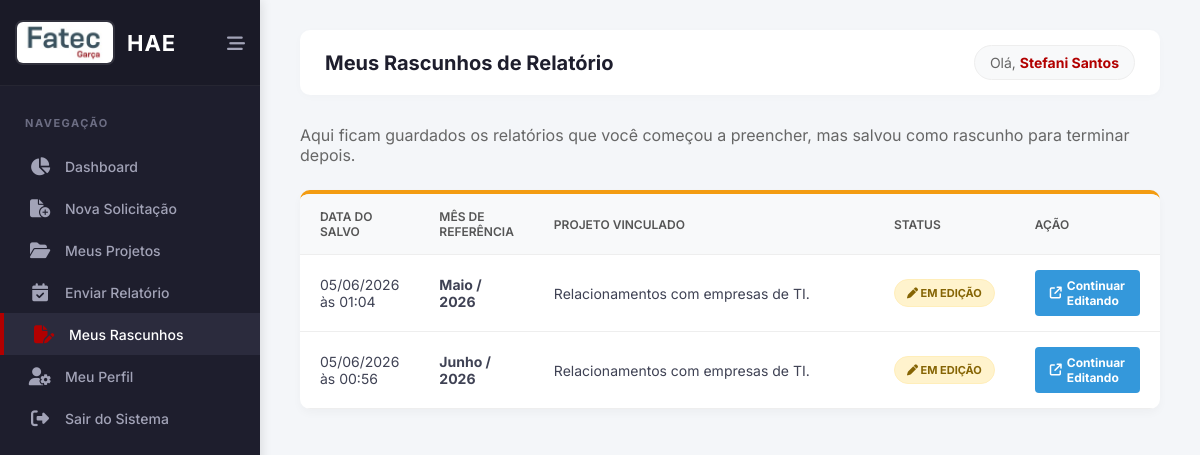
Page /meus_rascunhos.php (signed in) on the committed database.
### tables this page shows
CREATE TABLE `relatorios_hae` (
  `id` int(11) NOT NULL,
  `solicitacao_id` int(11) NOT NULL,
  `mes_referencia` int(11) NOT NULL,
  `ano_referencia` int(11) NOT NULL,
  `acoes_realizadas` text NOT NULL,
  `status` enum('Rascunho','Publicado') DEFAULT 'Rascunho',
  `data_envio` timestamp NOT NULL DEFAULT current_timestamp()
);

CREATE TABLE `solicitacoes_hae` (
  `id` int(11) NOT NULL,
  `professor_id` int(11) NOT NULL,
  `coordenador_alvo_id` int(11) DEFAULT NULL,
  `coordenador_indicado_id` int(11) DEFAULT NULL,
  `coordenador_id` int(11) DEFAULT NULL,
  `diretor_id` int(11) DEFAULT NULL,
  `parecer_coordenador` text DEFAULT NULL,
  `data_aprovacao_coordenador` date DEFAULT NULL,
  `data_parecer_coordenador` date DEFAULT NULL,
  `semestre` varchar(10) NOT NULL,
  `quantidade_horas` int(11) NOT NULL,
  `horas_aprovadas` int(11) DEFAULT NULL,
  `titulo_projeto` varchar(150) NOT NULL,
  `projeto_anterior` tinyint(1) DEFAULT 0,
  `nome_projeto_anterior` varchar(150) DEFAULT NULL,
  `objetivos_escola` text DEFAULT NULL,
  `horas_aula` int(11) NOT NULL,
  `horas_atividade` int(11) NOT NULL,
  `horas_especificas` int(11) NOT NULL,
  `total_semanal` int(11) NOT NULL,
  `total_mensal` int(11) NOT NULL,
  `categoria` varchar(255) NOT NULL,
  `justificativa` text NOT NULL,
  `objetivo` text NOT NULL,
  `metodologia` text NOT NULL,
  `envolvidos` text NOT NULL,
  `recursos_necessarios` set('Financeiro','Físico','Humano') NOT NULL,
  `detalhamento_recursos` text DEFAULT NULL,
  `cronograma` text NOT NULL,
  `resultados_esperados` text NOT NULL,
  `status_aprovacao` enum('Pendente','Aprovado','Rejeitado','Devolvido') DEFAULT 'Pendente',
  `status_coordenador` varchar(20) DEFAULT 'Pendente',
  `status_diretor` varchar(20) DEFAULT 'Pendente',
  `parecer_diretor` text DEFAULT NULL,
  `data_aprovacao_diretor` date DEFAULT NULL,
  `assinatura_coordenador` varchar(255) DEFAULT NULL,
  `assinatura_diretor` varchar(255) DEFAULT NULL,
  `data_criacao` timestamp NOT NULL DEFAULT current_timestamp()
);

### meus_rascunhos.php (the view, shortened to what this page needs)
<?php
require 'config/conexao.php';
$usuario_id = $_SESSION['usuario_id'];
$meses = [1=>'Janeiro', 2=>'Fevereiro', 3=>'Março', 4=>'Abril', 5=>'Maio', 6=>'Junho', 7=>'Julho', 8=>'Agosto', 9=>'Setembro', 10=>'Outubro', 11=>'Novembro', 12=>'Dezembro'];
$sql = "SELECT r.*, s.titulo_projeto
        FROM relatorios_hae r
        JOIN solicitacoes_hae s ON r.solicitacao_id = s.id
        WHERE s.professor_id = ? AND r.status = 'Rascunho'
        ORDER BY r.data_envio DESC";
$stmt = $pdo->prepare($sql);
$stmt->execute([$usuario_id]);
$rascunhos = $stmt->fetchAll(PDO::FETCH_ASSOC);
$pagina_atual = basename($_SERVER['PHP_SELF']);
?>
<!DOCTYPE html>
<html lang="pt-BR">
<head>
    <link rel="stylesheet" href="assets/css/painel.css">
    <link rel="stylesheet" href="https://cdnjs.cloudflare.com/ajax/libs/font-awesome/6.4.0/css/all.min.css">
</head>
<body>
<aside class="sidebar" id="sidebar">
        <div class="sidebar-header">
            <a href="painel.php" class="brand">
                <img src="img/cps_fatecgarca_logo.jfif" alt="Logo Fatec">
                <h2 class="brand-text">HAE</h2>
            </a>
            <button class="collapse-btn" id="collapse-btn" title="Minimizar Menu">
                <i class="fa-solid fa-bars-staggered"></i>
            </button>
        </div>
        <nav class="menu">
            <div class="menu-title">Navegação</div>
            <ul>
                <li>
                    <a href="painel.php" class="<?php echo ($pagina_atual == 'painel.php') ? 'active' : ''; ?>">
                        <i class="fa-solid fa-chart-pie"></i> <span class="menu-text">Dashboard</span>
                    </a>
                </li>
                <?php if ($_SESSION['usuario_funcao'] == 'Professor'): ?>
                    <li>
                        <a href="nova_solicitacao.php" class="<?php echo ($pagina_atual == 'nova_solicitacao.php') ? 'active' : ''; ?>">
                            <i class="fa-solid fa-file-circle-plus"></i> <span class="menu-text">Nova Solicitação</span>
                        </a>
                    </li>
                    <li>
                        <a href="meus_projetos.php" class="<?php echo ($pagina_atual == 'meus_projetos.php') ? 'active' : ''; ?>">
                            <i class="fa-solid fa-folder-open"></i> <span class="menu-text">Meus Projetos</span>
                        </a>
                    </li>
                    <li>
                        <a href="enviar_relatorio.php" class="<?php echo ($pagina_atual == 'enviar_relatorio.php') ? 'active' : ''; ?>">
                            <i class="fa-solid fa-calendar-check"></i> <span class="menu-text">Enviar Relatório</span>
                        </a>
                    </li>
                    <li>
                        <a href="meus_rascunhos.php" class="<?php echo ($pagina_atual == 'meus_rascunhos.php') ? 'active' : ''; ?>">
                            <i class="fa-solid fa-file-pen"></i> <span class="menu-text">Meus Rascunhos</span>
                        </a>
                    </li>
                <?php endif; ?>
                <li>
                    <a href="perfil.php" class="<?php echo ($pagina_atual == 'perfil.php') ? 'active' : ''; ?>">
                        <i class="fa-solid fa-user-gear"></i> <span class="menu-text">Meu Perfil</span>
                    </a>
                </li>
                <li>
                    <a href="logout.php" class="logout-link">
                        <i class="fa-solid fa-right-from-bracket"></i> <span class="menu-text">Sair do Sistema</span>
                    </a>
                </li>
            </ul>
        </nav>
    </aside>
    <main class="main-content">
        <header class="header">
            <div class="header-top">
                <h1>Meus Rascunhos de Relatório</h1>
            </div>
            <div class="user-info">Olá, <strong><?php echo htmlspecialchars($_SESSION['usuario_nome']); ?></strong></div>
        </header>
        <p style="color: #666; margin-bottom: 25px;">Aqui ficam guardados os relatórios que você começou a preencher, mas salvou como rascunho para terminar depois.</p>
        <div class="card-table">
            <div style="overflow-x: auto;">
                <table>
                    <thead>
                        <tr>
                            <th>Data do Salvo</th>
                            <th>Mês de Referência</th>
                            <th style="width: 40%;">Projeto Vinculado</th>
                            <th>Status</th>
                            <th>Ação</th>
                        </tr>
                    </thead>
                    <tbody>
                        <?php if (count($rascunhos) > 0): ?>
                            <?php foreach ($rascunhos as $r): ?>
                                <tr>
                                    <td><?php echo date('d/m/Y \à\s H:i', strtotime($r['data_envio'])); ?></td>
                                    <td><strong><?php echo $meses[$r['mes_referencia']] . ' / ' . $r['ano_referencia']; ?></strong></td>
                                    <td><?php echo htmlspecialchars($r['titulo_projeto']); ?></td>
                                    <td><span class="badge badge-rascunho"><i class="fa-solid fa-pen"></i> Em Edição</span></td>
                                    <td>
                                        <a href="enviar_relatorio.php?id=<?php echo $r['id']; ?>" class="btn-action">
                                            <i class="fa-solid fa-arrow-up-right-from-square"></i> Continuar Editando
                                        </a>
                                    </td>
                                </tr>
                            <?php endforeach; ?>
                        <?php endif; ?>
                    </tbody>
                </table>
            </div>
        </div>
    </main>
</body>
</html>

### assets/CSS/painel.css (style rules this page uses)
:root { --fatec-red: #b20000; --fatec-red-hover: #8a0000; --sidebar-bg: #1e1e2d; --sidebar-bg-hover: #2b2b3d; --sidebar-color: #a2a3b7; --sidebar-active: #ffffff; --body-bg: #f4f6f9; --text-color: #3f4254; --sidebar-width: 260px; --sidebar-collapsed-width: 80px; }
* { margin: 0; padding: 0; box-sizing: border-box; font-family: 'Inter', sans-serif; }
body { background-color: var(--body-bg); color: var(--text-color); display: flex; min-height: 100vh; overflow-x: hidden; }
.sidebar { width: var(--sidebar-width); background-color: var(--sidebar-bg); color: var(--sidebar-color); height: 100vh; position: fixed; left: 0; top: 0; transition: all 0.3s cubic-bezier(0.25, 0.8, 0.25, 1); z-index: 1000; display: flex; flex-direction: column; box-shadow: 2px 0 10px rgba(0,0,0,0.1); }
.sidebar-header { padding: 20px 15px; background-color: #1a1a27; display: flex; flex-direction: row; align-items: center; justify-content: space-between; border-bottom: 1px solid rgba(255,255,255,0.05); min-height: 80px; }
.brand { display: flex; flex-direction: row; align-items: center; text-decoration: none; color: #fff; gap: 12px; }
.brand img { width: 100px; height: 45px; object-fit: cover; border-radius: 8px; border: 2px solid rgba(255, 255, 255, 0.1); transition: 0.3s; }
.brand-text { font-size: 22px; font-weight: 700; letter-spacing: 1px; color: var(--sidebar-active); transition: 0.3s; white-space: nowrap; }
.collapse-btn { position: static; background: transparent; border: none; color: var(--sidebar-color); font-size: 18px; cursor: pointer; transition: 0.3s; display: flex; align-items: center; }
.menu { flex: 1; overflow-y: auto; padding: 20px 0; }
.menu-title { padding: 10px 25px; font-size: 11px; text-transform: uppercase; letter-spacing: 1.5px; color: #6c6d83; font-weight: 700; margin-bottom: 5px; white-space: nowrap; }
.menu ul { list-style: none; }
.menu ul li a { display: flex; align-items: center; padding: 12px 25px; color: var(--sidebar-color); text-decoration: none; font-size: 14px; font-weight: 500; transition: 0.3s; white-space: nowrap; }
.menu ul li a i { font-size: 18px; width: 30px; text-align: center; margin-right: 10px; transition: 0.3s; }
.menu ul li a:hover, .menu ul li a.active { background-color: var(--sidebar-bg-hover); color: var(--sidebar-active); border-left: 4px solid var(--fatec-red); }
.menu ul li a:hover i, .menu ul li a.active i { color: var(--fatec-red); }
.main-content { flex: 1; margin-left: var(--sidebar-width); padding: 30px 40px; transition: all 0.3s cubic-bezier(0.25, 0.8, 0.25, 1); width: calc(100% - var(--sidebar-width)); }
.header { display: flex; justify-content: space-between; align-items: center; margin-bottom: 30px; background: #fff; padding: 15px 25px; border-radius: 10px; box-shadow: 0 2px 10px rgba(0,0,0,0.02); }
.header-top { display: flex; align-items: center; gap: 15px; }
.header-top h1 { font-size: 20px; color: #1e1e2d; font-weight: 700; margin: 0; }
.user-info { font-size: 14px; color: #666; background: #f8f9fa; padding: 8px 15px; border-radius: 20px; border: 1px solid #eee; }
.user-info strong { color: var(--fatec-red); }

### meus_rascunhos.php (style rules this page uses)
.card-table { background: #fff; border-radius: 10px; box-shadow: 0 4px 10px rgba(0,0,0,0.03); overflow: hidden; border-top: 4px solid #f39c12; }
table { width: 100%; border-collapse: collapse; }
th, td { padding: 15px 20px; text-align: left; border-bottom: 1px solid #eee; font-size: 14px; vertical-align: middle; }
th { background-color: #f8f9fa; color: #555; font-weight: 600; text-transform: uppercase; font-size: 12px; }
.badge { padding: 6px 12px; border-radius: 20px; font-size: 11px; font-weight: bold; text-transform: uppercase; display: inline-block; white-space: nowrap; }
.badge-rascunho { background: #fff3cd; color: #856404; border: 1px solid #ffeeba; }
.btn-action { background: #3498db; color: #fff; padding: 8px 15px; border-radius: 4px; text-decoration: none; font-size: 12px; font-weight: bold; transition: 0.3s; display: inline-flex; align-items: center; gap: 5px; border: none; cursor: pointer; }

### rows in the picture
relatorios_hae: data_envio "05/06/2026 às 01:04", mes_referencia "Maio", ano_referencia "2026", solicitacao.titulo_projeto "Relacionamentos com empresas de TI."
relatorios_hae: data_envio "05/06/2026 às 00:56", mes_referencia "Junho", ano_referencia "2026", solicitacao.titulo_projeto "Relacionamentos com empresas de TI."

### other values in the picture
$_SESSION['usuario_nome'] "Stefani Santos"
